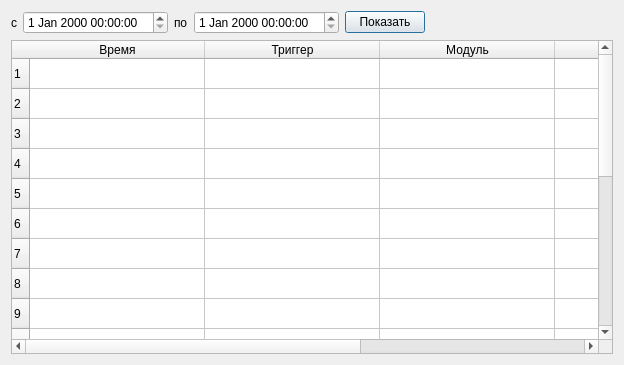
<?xml version="1.0" encoding="UTF-8"?>
<ui version="4.0">
 <class>EventTableDialog</class>
 <widget class="QDialog" name="EventTableDialog">
  <property name="geometry">
   <rect>
    <x>0</x>
    <y>0</y>
    <width>624</width>
    <height>365</height>
   </rect>
  </property>
  <property name="windowTitle">
   <string>Отчет событий</string>
  </property>
  <layout class="QVBoxLayout" name="verticalLayout">
   <item>
    <layout class="QHBoxLayout" name="horizontalLayout">
     <item>
      <widget class="QLabel" name="label">
       <property name="text">
        <string>c</string>
       </property>
      </widget>
     </item>
     <item>
      <widget class="QDateTimeEdit" name="txtBeginDate"/>
     </item>
     <item>
      <widget class="QLabel" name="label_2">
       <property name="text">
        <string>по</string>
       </property>
      </widget>
     </item>
     <item>
      <widget class="QDateTimeEdit" name="txtEndDate"/>
     </item>
     <item>
      <widget class="QPushButton" name="btnShowOrder">
       <property name="text">
        <string>Показать</string>
       </property>
      </widget>
     </item>
     <item>
      <spacer name="horizontalSpacer">
       <property name="orientation">
        <enum>Qt::Horizontal</enum>
       </property>
       <property name="sizeHint" stdset="0">
        <size>
         <width>40</width>
         <height>20</height>
        </size>
       </property>
      </spacer>
     </item>
    </layout>
   </item>
   <item>
    <widget class="QTableWidget" name="tableEvents">
     <property name="sortingEnabled">
      <bool>true</bool>
     </property>
     <property name="rowCount">
      <number>20</number>
     </property>
     <attribute name="horizontalHeaderDefaultSectionSize">
      <number>175</number>
     </attribute>
     <row/>
     <row/>
     <row/>
     <row/>
     <row/>
     <row/>
     <row/>
     <row/>
     <row/>
     <row/>
     <row/>
     <row/>
     <row/>
     <row/>
     <row/>
     <row/>
     <row/>
     <row/>
     <row/>
     <row/>
     <column>
      <property name="text">
       <string>Время</string>
      </property>
     </column>
     <column>
      <property name="text">
       <string>Триггер</string>
      </property>
     </column>
     <column>
      <property name="text">
       <string>Модуль</string>
      </property>
     </column>
     <column>
      <property name="text">
       <string>Сигнал</string>
      </property>
     </column>
     <column>
      <property name="text">
       <string>Условие</string>
      </property>
     </column>
    </widget>
   </item>
  </layout>
 </widget>
 <resources/>
 <connections/>
</ui>
